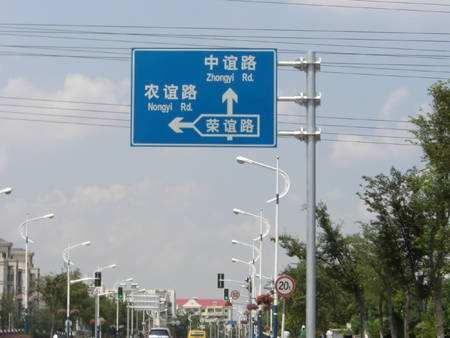
%> input picture Sample picture/t2.jpg, 450 x 338 px
$ octave houghtest.m   (GNU Octave 9; MATLAB toolbox functions it lacks are replaced by stand-ins)
%> lines starting %> are read from the running program, lines starting %| are printed output that depends on the picture; in (x1, y1, x2, y2) boxes, pixels count from 0 and x2, y2 are one past the last pixel; in counts of white or black regions, pixels touching at a corner belong together; the program's own positions count from 1
### hough_rectangle.m
function [point,rectangleBoxs] = hough_rectangle(BW,thresh,MaxNum,distance)
%霍夫变换检测矩形
%input
% BW：二值图像
% thresh：平行边差异度阈值
% MaxNum:平行边检测最大数量，至少为2，MaxNum越大能检测的矩形越多
% MaxNum,distance:判断相近点距离阈值，顶点距离低于distance_point的两个矩形会被视为一个矩形

% output：
% point:组成矩形的顶点组
% rectangleBoxs:组成矩形的x,y,L,W
[H, theta, rho]=hough(BW,'Theta',-3:3);%theat是霍夫变换的角度θ，rho是霍夫变换ρ轴的位置，Theta模式可以指定霍尔转换的角度范围
peaks=houghpeaks(H,MaxNum); %number of peaks
lines=houghlines(BW, theta, rho, peaks);
point = [];
rectangleBoxs = [];
for i = 1:(length(lines) - 1)
    for j = 1 + i:length(lines)
        dif = (abs(lines(i).point1(2) - lines(j).point1(2)) + abs(lines(i).point2(2) - lines(j).point2(2))) / (abs(lines(i).point2(2) - lines(i).point1(2) + lines(j).point2(2) - lines(j).point1(2))/2);
        if dif <= thresh%dif：平行边差异度阈值
            %矩形
            L = abs(lines(i).point1(1) - lines(j).point2(1));
            W = abs(lines(i).point1(2) - lines(i).point2(2));
            if (lines(i).point1(1) - lines(j).point2(1)) < 0
                x = lines(i).point1(1);
            else
                x = lines(j).point1(1);
            end
            y = lines(i).point1(2);
            rectangleBox = [x,y,L,W];
            rectangleBoxs = [rectangleBoxs;rectangleBox];
            %四边形
            point_x = [lines(i).point1(1),lines(i).point2(1),lines(j).point2(1),lines(j).point1(1),lines(i).point1(1)];
            point_y = [lines(i).point1(2),lines(i).point2(2),lines(j).point2(2),lines(j).point1(2),lines(i).point1(2)];
            point = [point;point_x,point_y];
            %检测新的方框与之前方框距离,防止重复绘制
            if size(rectangleBoxs) >= 2
                for k = 1:(size(rectangleBoxs)-1)
                    d = sqrt((rectangleBox(1)-rectangleBoxs(k,1))^2 + (rectangleBox(2)-rectangleBoxs(k,2))^2);%顶点距离
                    if d <= distance
                        rectangleBoxs(end,:) = [];
                        point(end,:) = [];
                        break;
                    end
                end
            end
        end
    end
end

end

### Hough_circle.m
function [Hough_circle_result,Para] = Hough_circle(BW,Step_r,Step_angle,r_min,r_max,p)
%霍夫变换检测圆
%input
%BW：二值图像
%Step_r：检测的圆半径步长
% Step_angle:角度步长，单位为弧度;
% r_min:最小圆半径;
% r_max:最大圆半径;
% p:以p*Hough_space的最大值为阈值，p取0，1之间的数.
% a = x-r*cos(angle); b = y-r*sin(angle);

% output：
% Hough_space:参数空间，h(a,b,r)表示圆心在(a,b)半径为r的圆上的点数;
% Hough_circle:二值图像，检测到的圆;
% Para:检测到的圆的圆心、半径.
circleParaXYR = [];
Para = [];
[m,n] = size(BW);%得到二值图大小
size_r = round((r_max-r_min)/Step_r) + 1;%半径步长
size_angle = round(2 * pi/Step_angle);%半径角度
Hough_space = zeros(m,n,size_r);%建立参数空间
[rows,cols] = find(BW);%查找非零元素的行列坐标
ecount = size(rows);%非零坐标的个数
% 霍夫变换
% 将图像空间(x,y)对应到参数空间(a,b,r)
% a = x-r*cos(angle)
% b = y-r*sin(angle)
for i = 1:ecount
    for r = 1:size_r%半径步长按一定弧度把圆及等分
        for k = 1:size_angle
            a = round(rows(i)-(r_min+(r-1)*Step_r)*cos(k*Step_angle));
            b = round(cols(i)-(r_min+(r-1)*Step_r)*sin(k*Step_angle));
            if(a>0 && a<=m && b>0 && b<=n)
                Hough_space(a,b,r) = Hough_space(a,b,r) + 1;%h(a,b,r)的坐标，圆心和半径
            end
        end
    end
end

% 搜索超过阈值的聚集点，对于多个圆的检测，阈值要设的小一点！
% 通过调此值，可以求出所有圆的圆心和半径返回值就是这个矩阵的最大值
max_para = max(max(max(Hough_space)));
index = find(Hough_space>=max_para*p);%找到矩阵中大于max_para*p数的位置
length = size(index);%符合阈值的个数
Hough_circle_result = zeros(m,n);
%通过位置求半径和圆心
for i = 1:ecount
    for k = 1:length
        par3 = floor(index(k)/(m*n))+1;
        par2 = floor((index(k)-(par3-1)*(m*n))/m)+1;
        par1 = index(k)-(par3-1)*(m*n)-(par2-1)*m;
        if((rows(i)-par1)^2+(cols(i)-par2)^2<(r_min+(par3-1)*Step_r)^2+5&&(rows(i)-par1)^2+(cols(i)-par2)^2>(r_min+(par3-1)*Step_r)^2-5)
            Hough_circle_result(rows(i),cols(i)) = 1;%检测圆
        end
    end
end
%从超过峰值阈值中得到
for k = 1:length
    par3 = floor(index(k)/(m*n))+1;%取整
    par2 = floor((index(k)-(par3-1)*(m*n))/m)+1;
    par1 = index(k)-(par3-1)*(m*n)-(par2-1)*m;
    circleParaXYR = [circleParaXYR;par1,par2,par3];
    Hough_circle_result(par1,par2)=1;%得到好所圆心和半径
end
%集中在各个圆的圆心处的点取平均，得到针对每个圆的精确圆心和半径
while size(circleParaXYR,1) >=1
    num = 1;
    XYR = [];
    temp1 = circleParaXYR(1,1);
    temp2 = circleParaXYR(1,2);
    temp3 = circleParaXYR(1,3);
    c1 = temp1;
    c2 = temp2;
    c3 = temp3;
    temp3 = r_min+(temp3-1)*Step_r;
    if size(circleParaXYR,1)>1
        for k=2:size(circleParaXYR,1)
            if(circleParaXYR(k,1)-temp1)^2+(circleParaXYR(k,2)-temp2)^2 > temp3^2
               XYR = [XYR;circleParaXYR(k,1),circleParaXYR(k,2),circleParaXYR(k,3)];%保存剩下圆的圆心和半径位置
            else
                c1 = c1+circleParaXYR(k,1);
                c2 = c2+circleParaXYR(k,2);
                c3 = c3+circleParaXYR(k,3);
                num = num+1;
            end
        end
    end
    c1 = round(c1/num);
    c2 = round(c2/num);
    c3 = round(c3/num);
    c3 = r_min+(c3-1)*Step_r;
    Para = [Para;c1,c2,c3];
    circleParaXYR = XYR;
end


### houghtest.m
close all;
clear all;
clc;
f=rgb2gray(imread('t2.jpg'));
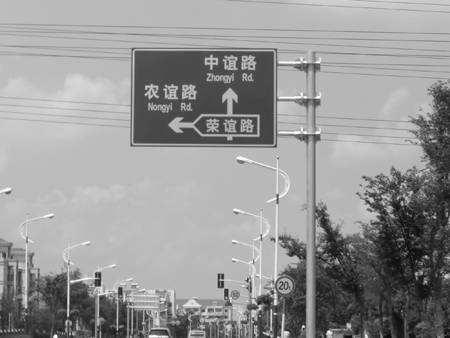
%> f: size 338x450 uint8; min 0, max 255, mean 150.4
%edge
f2 = edge(f,'canny',0.2);%边缘检测，canny算子
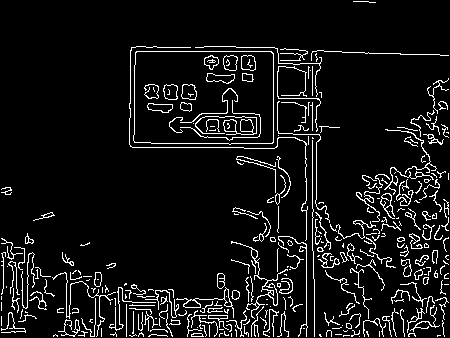
%> f2: size 338x450 logical; 7.7% white in thin lines or dots
figure;
imshow(f2);
SE = strel('square',1);%设置结构元素
f2 = imdilate(f2,SE);%膨胀
f2 = imfill(f2,'holes');%填补空洞
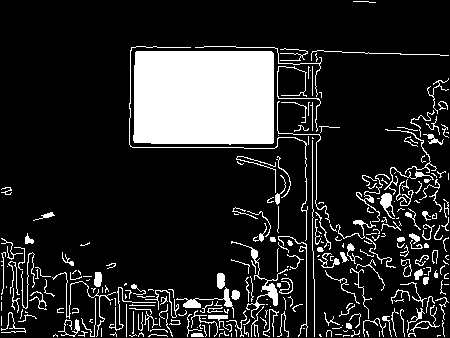
%> f2: size 338x450 logical; 15.8% white; 284 white regions (138 under 20 px), largest, box (x1, y1, x2, y2) and area: (133, 51, 274, 145) 12992, (129, 46, 308, 241) 467, (231, 241, 288, 319) 433
SE = strel('square',20);%设置结构元素
f2 = imerode(f2,SE);%腐蚀
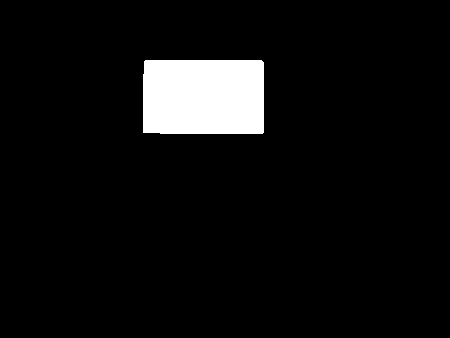
%> f2: size 338x450 logical; 5.9% white; 1 white region, box (x1, y1, x2, y2) and area: (143, 60, 264, 134) 8918
f2 = imdilate(f2,SE);%膨胀
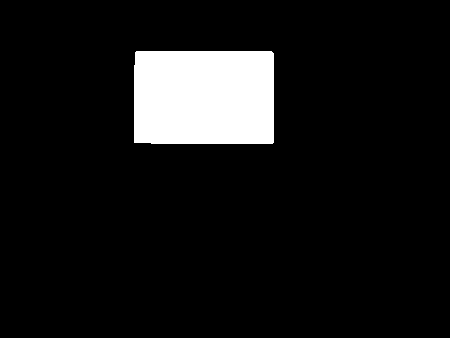
%> f2: size 338x450 logical; 8.5% white; 1 white region, box (x1, y1, x2, y2) and area: (134, 51, 274, 144) 12984
f2 = edge(f2,'canny');%边缘检测，canny算子
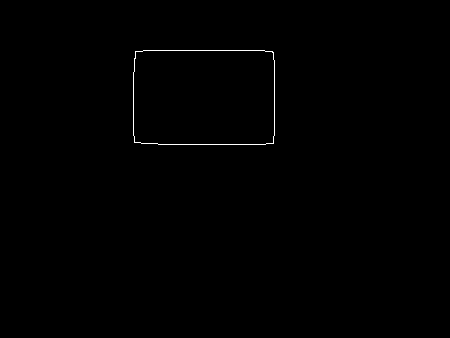
%> f2: size 338x450 logical; 0.3% white in thin lines or dots, all inside (x1, y1, x2, y2) = (133, 50, 275, 145)
figure;
imshow(f2);

%设置矩形检测参数
thresh_rec = 0.2;%矩形平行边差异值，取值0-1之间
thresh_MaxNum = 10;%平行边检测最大数量，至少为2，MaxNum越大能检测的矩形越多
distance_point = 30;%判断相近点距离阈值，顶点距离低于distance_point的两个矩形会被视为同一个矩形

%检测矩形
[point_rec,rectangleBoxs] = hough_rectangle(f2,thresh_rec,thresh_MaxNum,distance_point);
%> in hough_rectangle, `[H, theta, rho]=hough(BW,'Theta',-3:3);`: theta = [-3 -2 -1 0 1 2 3]; rho = 1125 values from -562 to 562
%> in hough_rectangle, `peaks=houghpeaks(H,MaxNum);`: peaks = [837 4; 696 4; 699 6]
%> in hough_rectangle, `lines=houghlines(BW, theta, rho, peaks);`: lines = 2 lines; point1 to point2 (x, y): (275, 61) to (275, 136), (134, 73) to (134, 136)
%> the loop in hough_rectangle, `for i = 1:(length(lines) - 1)` made 1 pass
%> after the loop in hough_rectangle, `for i = 1:(length(lines) - 1)`: L = 141; W = 75; point = [275 275 134 134 275 61 136 136 73 61]; point_x = [275 275 134 134 275]; point_y = [61 136 136 73 61]; rectangleBox = [134 61 141 75]; x = 134; y = 61
%> point_rec = [275 275 134 134 275 61 136 136 73 61]; rectangleBoxs = [134 61 141 75]

%设置圆形检测参数
Step_r = 0.5;%检测圆半径步长
Step_angle = 0.1;%角度步长，单位为弧度
minr = 30;%最小圆半径
maxr =100;%最大圆半径
thresh_cir = 0.6;%以thresh*hough_space的最大值为阈值，取值0-1之间

[Hough_circle_result,Para] = Hough_circle(f2,Step_r,Step_angle,minr,maxr,thresh_cir);
%> in Hough_circle, `[rows,cols] = find(BW);`: rows = 461 values from 51 to 145; cols = 461 values from 134 to 275
%> in Hough_circle, `ecount = size(rows);`: ecount = [461 1]
%> (the run ends here)
